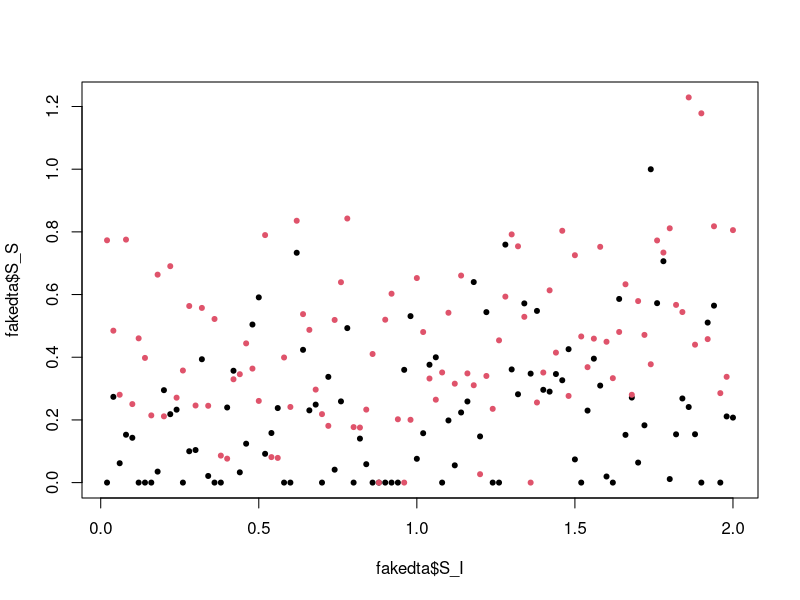
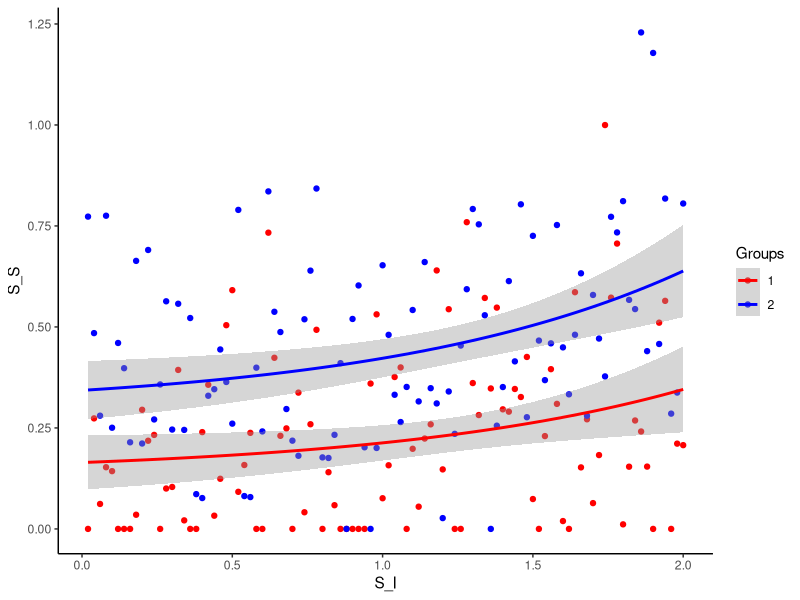
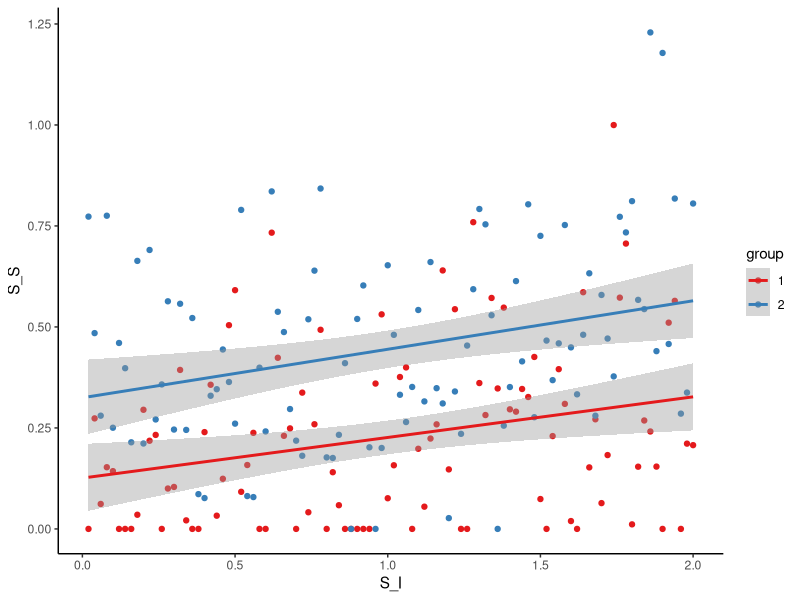
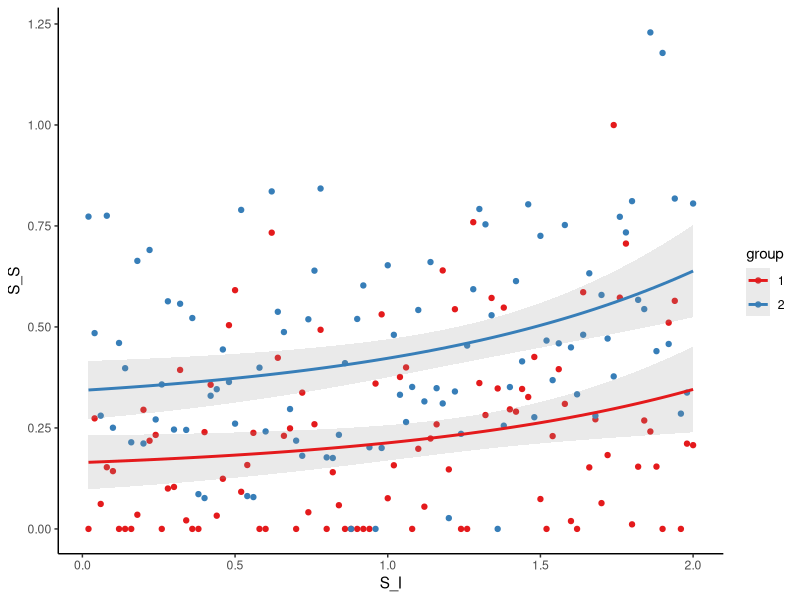
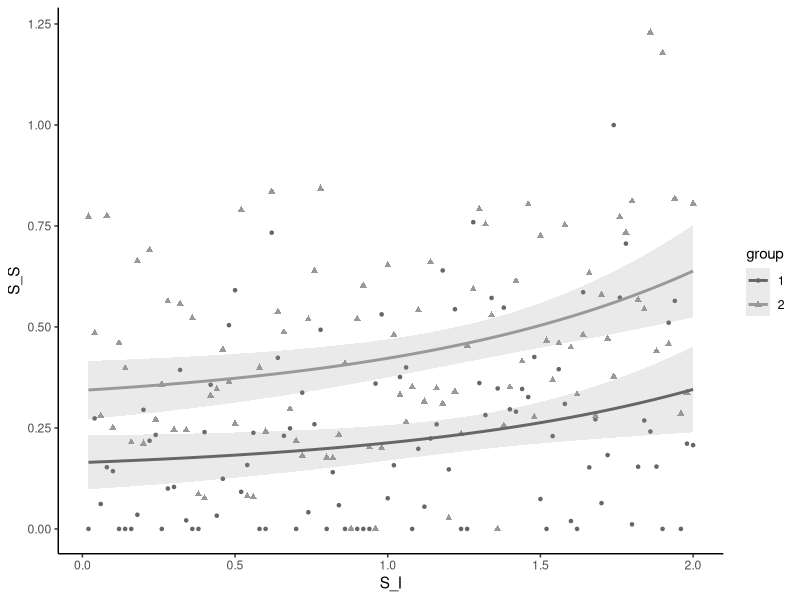

Generate these figures, in order, with R:
## Callin Switzer
## 18 Feb 2017
## Ideas for representing Seed set



## make some fake data
n = 200
set.seed(123)
fakedta = rpois(n, lambda = c(seq(1, to = 3, length.out = n/2), seq(2,3.5, length.out = n/2)))
fakedta[(n/2):length(fakedta)] <- fakedta[(n/2):length(fakedta)] +1
fakedta = fakedta / max(fakedta) + rnorm(n, sd = 0.2)
fakedta[fakedta< 0] = 0
fakedta <- data.frame(S_S = fakedta, group  = rep(c(1,2), each = n/2), S_I = rep(1:(n/2), 2) / 50)

# plot by color in base plot function
plot(x = fakedta$S_I, y = fakedta$S_S, col = fakedta$group, pch = 20)


## here's a quick way to draw a CI with ggplot
library(ggplot2)
theme_set(theme_classic())

# plot with curve + conf interval
ggplot(fakedta, aes(x = S_I, y = S_S, color = factor(group))) + 
     geom_point() + 
     scale_color_manual(name = "Groups", values = c('red', 'blue')) + 
     stat_smooth(method = "lm", formula = y ~ exp(x), size = 1, se = TRUE) 

# plot with pure linear model
ggplot(fakedta, aes(x = S_I, y = S_S, color = factor(group))) + 
     geom_point() + 
     scale_color_brewer(name = "group", palette = "Set1") + 
     stat_smooth(method = "lm", formula = y ~ x, size = 1, se = TRUE) 

# plot with curve with new colors
ggplot(fakedta, aes(x = S_I, y = S_S, color = factor(group))) + 
     geom_point() + 
     scale_color_brewer(name = "group", palette = "Set1") + 
     stat_smooth(method = "lm", formula = y ~ exp(x), size = 1, se = TRUE, alpha = 0.2) 



# greyscale + different shapes for each group
ggplot(fakedta, aes(x = S_I, y = S_S, color = factor(group), shape = factor(group))) + 
     geom_point() + 
     theme(legend.position = ) + 
     scale_color_manual(name = "group", values = c('grey40', 'grey60')) + 
     scale_shape_manual(name = "group", values = c(20, 17)) + 
     stat_smooth(method = "lm", formula = y ~ exp(x), size = 1, se = TRUE, alpha = 0.2)
